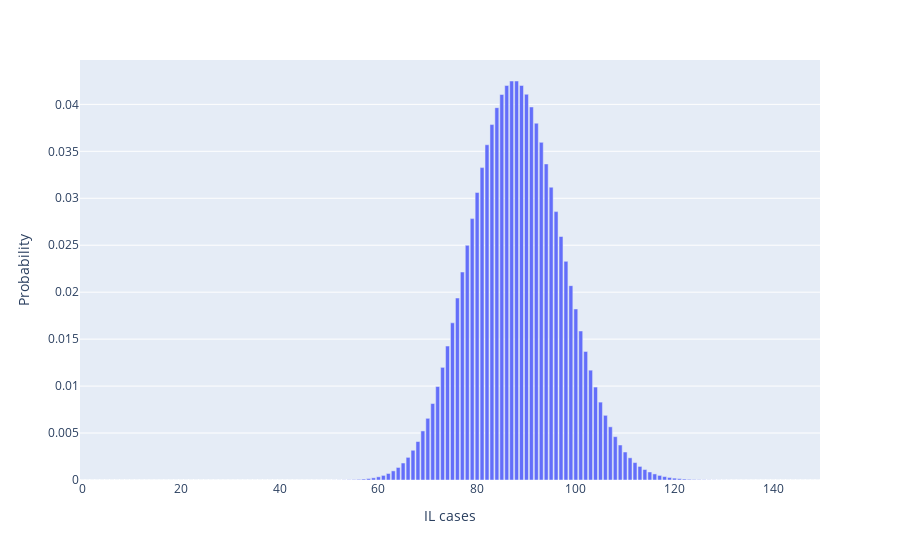

Here is the notebook cell this chart was saved with:
### Markdown cell above
#### Poisson distribution for IL state

### Code cell
for i in range(0, 150, 1):
    p =poisson.pmf(k=i, mu=lambda_value_IL)
    #print('The probability of having', i, 'cases per week is: ', p, '\n')
    
#Plot
xIC= np.arange(0, 150, 1)
fig = px.bar(x=xIC, y=poisson.pmf(k=xIC, mu=lambda_value_IL), labels={'x':'IL cases', 'y':'Probability'})
fig.show()
fig.write_image("images/Poisson_IL_cases.png")


for i in range(0,30,1):
    p =poisson.pmf(k=i, mu= lambda_value_IL_death)
    #print('The probability of having', i, 'deaths per week is: ', p, '\n')
    
#Plot    
xID= np.arange(0,30,1)
fig = px.bar(x=xID, y=poisson.pmf(k=xID, mu=lambda_value_IL_death), labels={'x':'IL deaths', 'y':'Probability'})
fig.show()
fig.write_image("images/Poisson_IL_death.png")

### Figure 1 — Plotly figure (JSON) as saved in the notebook; plotly's stock layout.template omitted (floating-point values rounded to 4 significant figures; data arrays with more than 128 entries replaced by an {"elided": "..."} marker saying what was removed)
{"data": [{"alignmentgroup": "True", "hovertemplate": "IL cases=%{x}<br>Probability=%{y}<extra></extra>", "legendgroup": "", "marker": {"color": "#636efa"}, "name": "", "offsetgroup": "", "orientation": "v", "showlegend": false, "textposition": "auto", "type": "bar", "x": {"elided": "150 int values"}, "xaxis": "x", "y": {"elided": "150 float values"}, "yaxis": "y"}], "layout": {"barmode": "relative", "legend": {"tracegroupgap": 0}, "margin": {"t": 60}, "xaxis": {"anchor": "y", "domain": [0, 1], "title": {"text": "IL cases"}}, "yaxis": {"anchor": "x", "domain": [0, 1], "title": {"text": "Probability"}}}}
